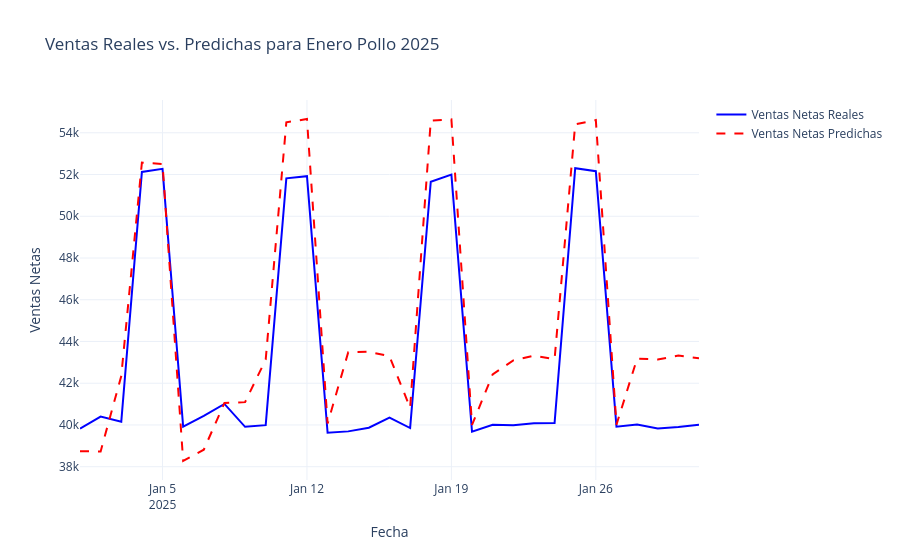

Notebook source saved alongside this figure:
### Markdown cell above
## 6. Pollo: figura interactiva de Enero 2025 (Plotly) y modelo guardado
El último fold contiene enero de 2025. Se guarda el modelo y los últimos 60 días para que la app Flask pueda calcular los lags.

### Code cell
import pandas as pd
import numpy as np
import matplotlib.pyplot as plt # Lo mantenemos por si quieres usar el gráfico de splits
import plotly.graph_objects as go # Importación de Plotly
from plotly.subplots import make_subplots
import xgboost as xgb
from xgboost import XGBRegressor
from pathlib import Path
from sklearn.model_selection import TimeSeriesSplit 
from sklearn.metrics import mean_squared_error, r2_score 
from datetime import timedelta 

# --- 1. CONFIGURACIÓN Y CARGA DE DATOS ---

ARCHIVO = BASE / "ventas_diarias_carne_pollo_143k_filas.xlsx"

if not ARCHIVO.exists():
    raise FileNotFoundError(f"¡ATENCIÓN! No se encontró el archivo en la ruta: {ARCHIVO}. Por favor, verifica la ubicación.")
    
print("Archivo encontrado. Cargando datos...")

Df = pd.read_excel(ARCHIVO, sheet_name="DATA")

# Limpieza y filtrado
NewDf = Df.drop(["Transacciones_Count", "Ventas_Lag_7D", "Indicador_Economico_Local",
                "Gasto_Marketing_Dia", "Margen_Bruto"], axis=1)

NewDf["Fecha"] = pd.to_datetime(NewDf["Fecha"])
NewDf = NewDf[NewDf["Producto"] == "Pollo"] 
counts = NewDf.groupby("Fecha")["Ventas_Netas"].sum()
pw_clean = pd.DataFrame(counts)
pw_clean["Fecha"] = pd.to_datetime(pw_clean.index)
pw_clean = pw_clean.set_index("Fecha")

# --- 2. FUNCIONES DE INGENIERÍA DE ATRIBUTOS (FEATURE ENGINEERING) ---

def create_attributes(df): 
    """Crea atributos temporales (features) a partir del índice de fecha."""
    df = df.copy() 
    df['día'] = df.index.day 
    df['díadelasemana'] = df.index.dayofweek 
    df['mes'] = df.index.month 
    df['trimestre'] = df.index.quarter 
    df['año'] = df.index.year 
    df['díadelaño'] = df.index.dayofyear 
    return df 

def add_lag_features(df, target='Ventas_Netas', lags=[1, 7, 14, 30]):
    """Crea atributos de lag (retardo) y rolling mean."""
    df = df.copy()
    for lag in lags:
        df[f'{target}_lag{lag}'] = df[target].shift(lag)
    df[f'{target}_rolling7']  = df[target].shift(1).rolling(7).mean()
    df[f'{target}_rolling30'] = df[target].shift(1).rolling(30).mean()
    return df

# Aplicar ingeniería de atributos
pw_clean = create_attributes(pw_clean)
pw_clean = add_lag_features(pw_clean)
pw_clean = pw_clean.dropna()

features = ['día', 'díadelasemana', 'mes', 'trimestre', 'año', 'díadelaño',
            'Ventas_Netas_lag1', 'Ventas_Netas_lag7', 'Ventas_Netas_lag14', 'Ventas_Netas_lag30', 
            'Ventas_Netas_rolling7', 'Ventas_Netas_rolling30']
target = 'Ventas_Netas'


# --- 3. ENTRENAMIENTO Y VALIDACIÓN CON TIME SERIES SPLIT ---

pw_clean = pw_clean.sort_index()
ts_cv = TimeSeriesSplit(n_splits=8)

fold = 0
scores = []      
r2_scores = []   
last_test = None 
xgb_reg = None   

print("\n--- INICIO DEL ENTRENAMIENTO (8 Folds) ---")

for train_idx, val_idx in ts_cv.split(pw_clean):
    fold += 1
    train = pw_clean.iloc[train_idx].copy()
    test  = pw_clean.iloc[val_idx].copy()
    
    # Crear X e Y 
    x_train = train[features]
    y_train = train[target].values.ravel()  
    x_test  = test[features]
    y_test  = test[target].values.ravel()   

    # Hiperparámetros
    xgb_reg = xgb.XGBRegressor(
        booster='gbtree',
        random_state=42,
        n_estimators=1000,
        max_depth=12,
        learning_rate=0.3,  
        reg_lambda=0.001,
        objective='reg:squarederror',
        eval_metric='rmse',
    )
    
    # Entrenamiento 
    xgb_reg.fit(x_train, y_train, eval_set=[(x_train, y_train), (x_test, y_test)], verbose=False)
    
    # Métricas y Predicción
    y_pred = xgb_reg.predict(x_test)
    rmse = np.sqrt(mean_squared_error(y_test, y_pred))
    r2 = r2_score(y_test, y_pred)
    
    scores.append(rmse)
    r2_scores.append(r2)
    
    print(f"Fold {fold} → RMSE: {rmse:,.0f} | R²: {r2:.4f}")
    
    # --- Guardar el resultado del último Fold (contiene Enero 2025) ---
    if fold == ts_cv.n_splits:
        last_test = test.copy()
        last_test['Ventas_Predicha'] = y_pred

print("\n--- RESUMEN DE MÉTRICAS ---")
print(f"RMSE promedio: {np.mean(scores):,.0f}")
print(f"R² promedio: {np.mean(r2_scores):.4f}")


# --- 3.1. VISUALIZACIÓN INTERACTIVA DE LA PREDICCIÓN VS. REAL (PLOTLY) ---

if last_test is not None:
    # 1. Filtrar solo Enero de 2025
    data_enero_2025 = last_test[last_test.index.to_period('M') == '2025-01']
    
    if not data_enero_2025.empty:
        
        # Crear la figura de Plotly
        fig = go.Figure()
        
        # Traza 1: Valores Reales (Línea Sólida Azul)
        fig.add_trace(go.Scatter(
            x=data_enero_2025.index, 
            y=data_enero_2025[target],
            mode='lines',
            name='Ventas Netas Reales',
            line=dict(color='blue', width=2)
        ))
        
        # Traza 2: Valores Predichos (Línea Discontinua Roja)
        fig.add_trace(go.Scatter(
            x=data_enero_2025.index, 
            y=data_enero_2025['Ventas_Predicha'],
            mode='lines',
            name='Ventas Netas Predichas',
            line=dict(color='red', dash='dash', width=2)
        ))
        
        # Actualizar el layout para un título y etiquetas claras
        fig.update_layout(
            title='Ventas Reales vs. Predichas para Enero Pollo 2025',
            xaxis_title='Fecha',
            yaxis_title='Ventas Netas',
            hovermode="x unified", # Muestra los valores de ambas líneas en un solo hover
            template="plotly_white"
        )
        
        # Mostrar el gráfico interactivo
        fig.show()
    else:
        print("Advertencia: El último conjunto de prueba no contiene datos de Enero de 2025.")


# Gráfico de las divisiones de TimeSeriesSplit (se mantiene en Matplotlib)
fig, axs = plt.subplots(8, 1, figsize=(15, 15), sharex=True) 
fold = 0
for train_idx, val_idx in ts_cv.split(pw_clean):
    train = pw_clean.iloc[train_idx]
    test  = pw_clean.iloc[val_idx]
    train[target].plot(ax=axs[fold], lw=1, label="Entrenamiento")
    test[target].plot(ax=axs[fold], lw=1, label="Prueba")
    axs[fold].set_title(f"División Fold {fold}") 
    axs[fold].legend()
    fold += 1
plt.tight_layout()
plt.show()

# Al final de tu código de Jupyter:
import pickle

# Guardar el modelo
with open('modelo_ventas.sav', 'wb') as f:
    pickle.dump(xgb_reg, f)

# IMPORTANTE: Guarda también los últimos datos para que Flask pueda calcular los "Lags"
pw_clean.tail(60).to_csv("ultimos_datos.csv") 
print("Modelo y datos guardados para la App.")
# --- EXPORTAR RESULTADOS A EXCEL (Fecha, Real, Predicho) ---

### Figure 1 — Plotly figure (JSON) as saved in the notebook; plotly's stock layout.template omitted (floating-point values rounded to 4 significant figures)
{"data": [{"line": {"color": "blue", "width": 2}, "mode": "lines", "name": "Ventas Netas Reales", "type": "scatter", "x": ["2025-01-01T00:00:00.000000000", "2025-01-02T00:00:00.000000000", "2025-01-03T00:00:00.000000000", "2025-01-04T00:00:00.000000000", "2025-01-05T00:00:00.000000000", "2025-01-06T00:00:00.000000000", "2025-01-07T00:00:00.000000000", "2025-01-08T00:00:00.000000000", "2025-01-09T00:00:00.000000000", "2025-01-10T00:00:00.000000000", "2025-01-11T00:00:00.000000000", "2025-01-12T00:00:00.000000000", "2025-01-13T00:00:00.000000000", "2025-01-14T00:00:00.000000000", "2025-01-15T00:00:00.000000000", "2025-01-16T00:00:00.000000000", "2025-01-17T00:00:00.000000000", "2025-01-18T00:00:00.000000000", "2025-01-19T00:00:00.000000000", "2025-01-20T00:00:00.000000000", "2025-01-21T00:00:00.000000000", "2025-01-22T00:00:00.000000000", "2025-01-23T00:00:00.000000000", "2025-01-24T00:00:00.000000000", "2025-01-25T00:00:00.000000000", "2025-01-26T00:00:00.000000000", "2025-01-27T00:00:00.000000000", "2025-01-28T00:00:00.000000000", "2025-01-29T00:00:00.000000000", "2025-01-30T00:00:00.000000000", "2025-01-31T00:00:00.000000000"], "y": [39830.0, 40400.0, 40150.0, 52120.0, 52270.0, 39910.0, 40440.0, 41010.0, 39910.0, 39990.0, 51820.0, 51920.0, 39620.0, 39690.0, 39870.0, 40350.0, 39850.0, 51660.0, 52000.0, 39680.0, 40010.0, 39980.0, 40080.0, 40100.0, 52300.0, 52160.0, 39920.0, 40030.0, 39830.0, 39900.0, 40010.0]}, {"line": {"color": "red", "dash": "dash", "width": 2}, "mode": "lines", "name": "Ventas Netas Predichas", "type": "scatter", "x": ["2025-01-01T00:00:00.000000000", "2025-01-02T00:00:00.000000000", "2025-01-03T00:00:00.000000000", "2025-01-04T00:00:00.000000000", "2025-01-05T00:00:00.000000000", "2025-01-06T00:00:00.000000000", "2025-01-07T00:00:00.000000000", "2025-01-08T00:00:00.000000000", "2025-01-09T00:00:00.000000000", "2025-01-10T00:00:00.000000000", "2025-01-11T00:00:00.000000000", "2025-01-12T00:00:00.000000000", "2025-01-13T00:00:00.000000000", "2025-01-14T00:00:00.000000000", "2025-01-15T00:00:00.000000000", "2025-01-16T00:00:00.000000000", "2025-01-17T00:00:00.000000000", "2025-01-18T00:00:00.000000000", "2025-01-19T00:00:00.000000000", "2025-01-20T00:00:00.000000000", "2025-01-21T00:00:00.000000000", "2025-01-22T00:00:00.000000000", "2025-01-23T00:00:00.000000000", "2025-01-24T00:00:00.000000000", "2025-01-25T00:00:00.000000000", "2025-01-26T00:00:00.000000000", "2025-01-27T00:00:00.000000000", "2025-01-28T00:00:00.000000000", "2025-01-29T00:00:00.000000000", "2025-01-30T00:00:00.000000000", "2025-01-31T00:00:00.000000000"], "y": [38740.0, 38730.0, 42350.0, 52570.0, 52500.0, 38270.0, 38810.0, 41060.0, 41090.0, 43130.0, 54500.0, 54660.0, 40070.0, 43480.0, 43510.0, 43290.0, 40820.0, 54580.0, 54640.0, 40000.0, 42420.0, 43090.0, 43320.0, 43150.0, 54400.0, 54610.0, 40020.0, 43180.0, 43140.0, 43320.0, 43200.0]}], "layout": {"hovermode": "x unified", "title": {"text": "Ventas Reales vs. Predichas para Enero Pollo 2025"}, "xaxis": {"title": {"text": "Fecha"}}, "yaxis": {"title": {"text": "Ventas Netas"}}}}
